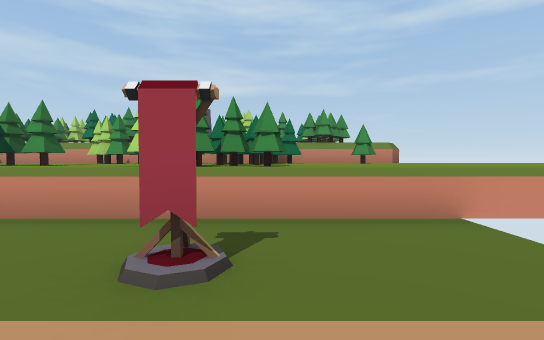
View 1 (above)

24 first-person views from a walk through a scene from a Unity 3-D project. The camera is 1.4 m above the floor, tilts 2° down and sees 85° across. The floor is counted in squares, 2 m on a side. Each view is taken from the middle of a square. On the plan, view 1 faces up. The plan holds only what a view shows up to about 10 squares ahead; the rest is blank. The place goes on beyond the plan.

View 2
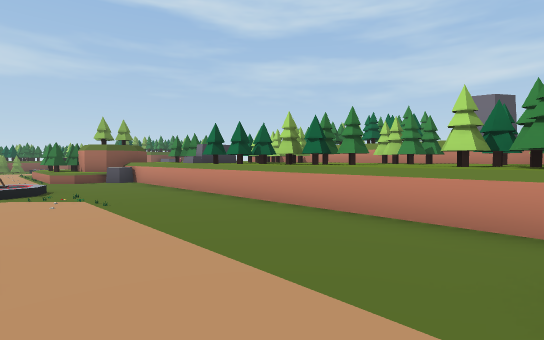

View 3
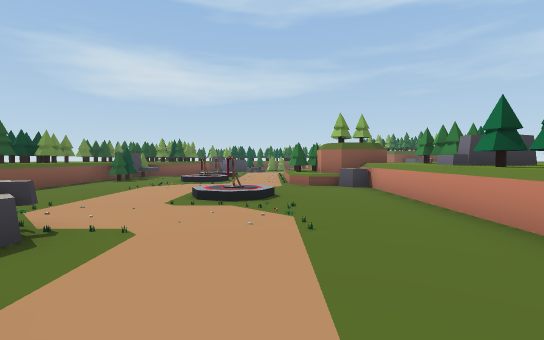

View 4
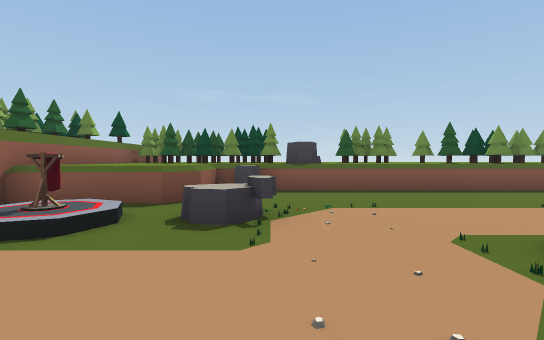

View 5
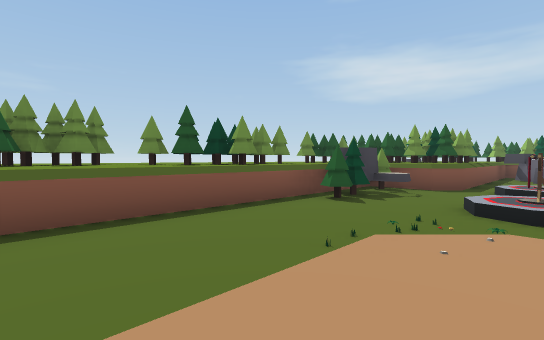

View 6
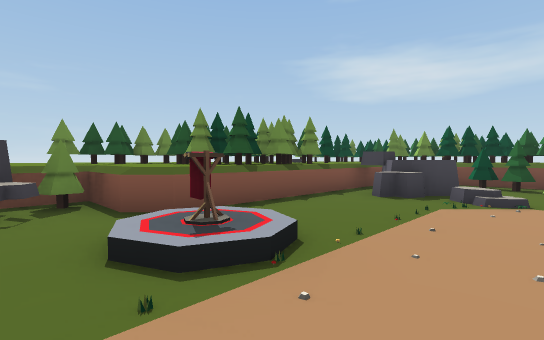

View 7
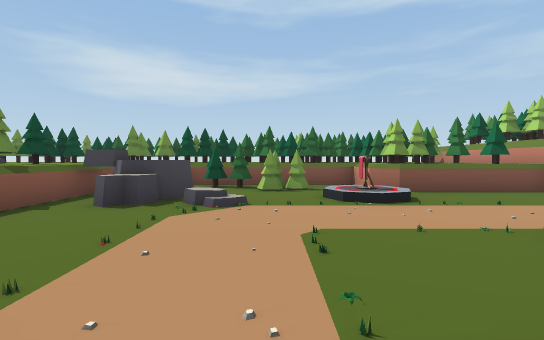

View 8
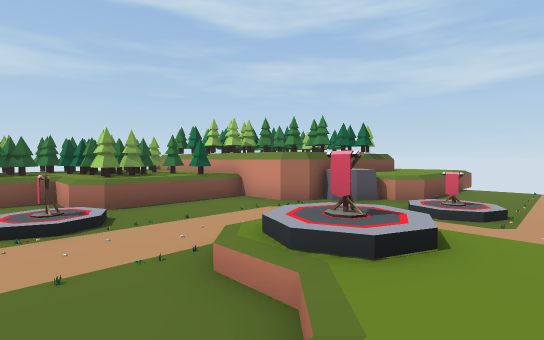

View 9
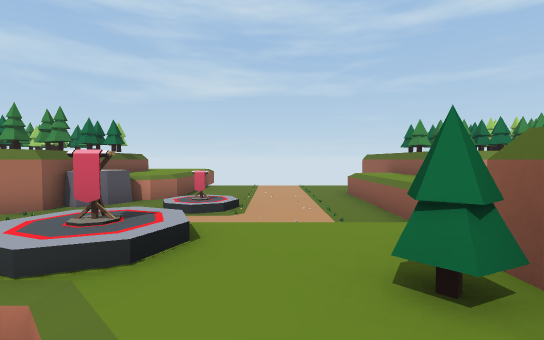

View 10
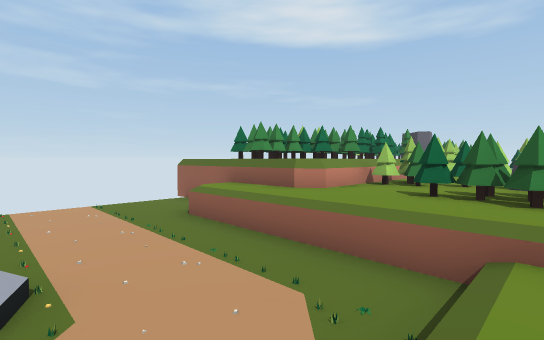

View 11
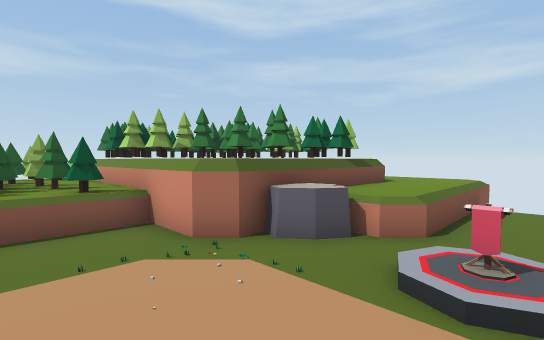

View 12
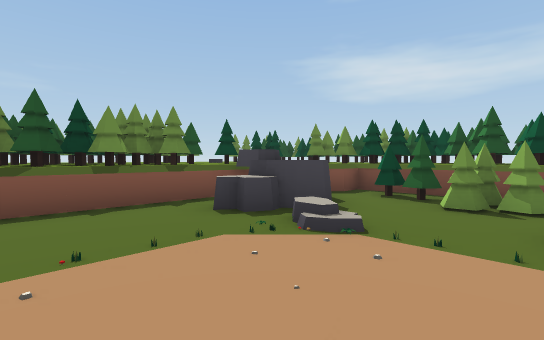

View 13
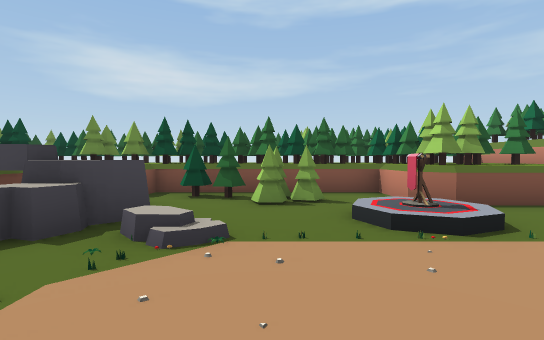

View 14
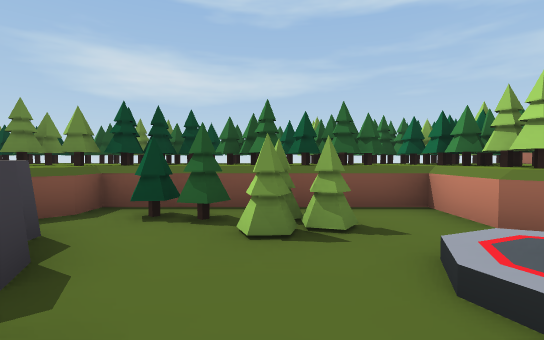

View 15
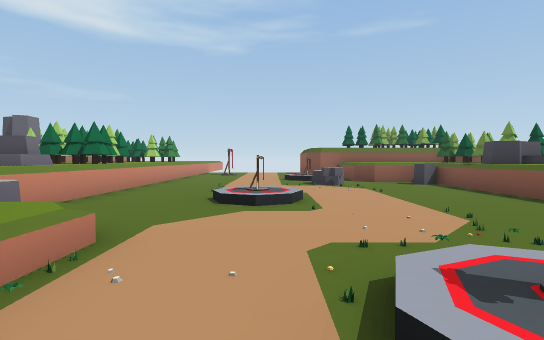

View 16
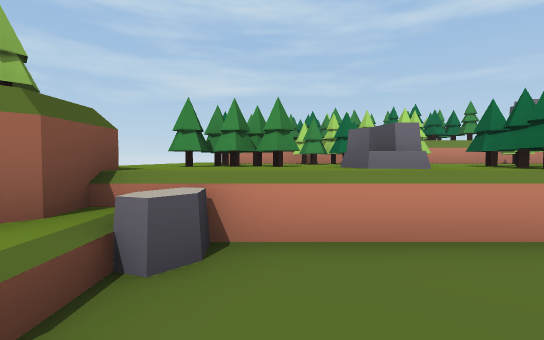

View 17
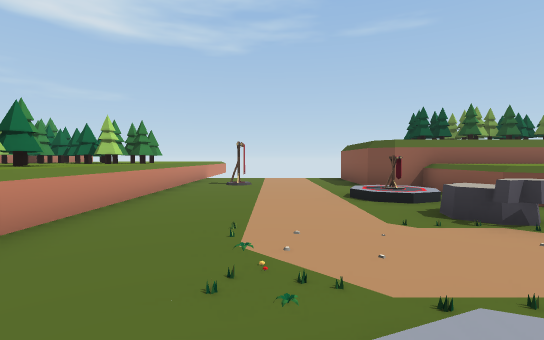

View 18
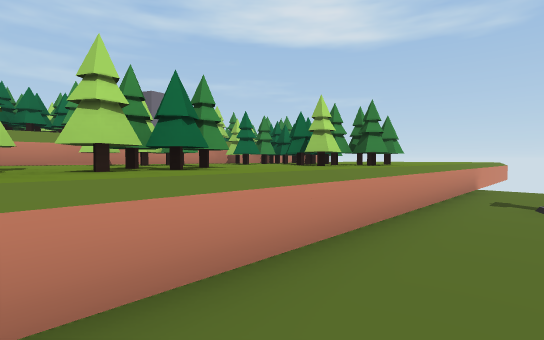

View 19
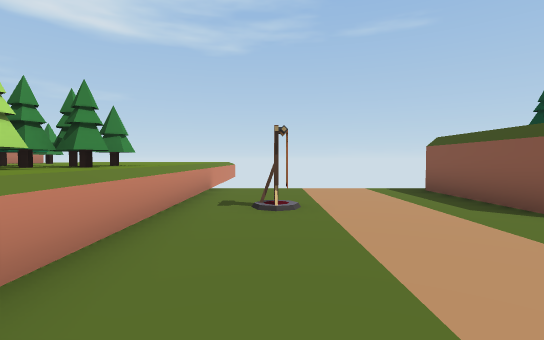

View 20
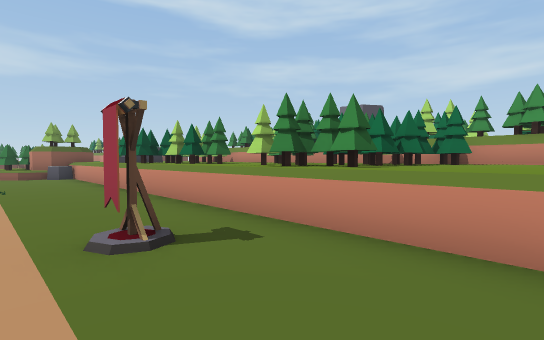

View 21
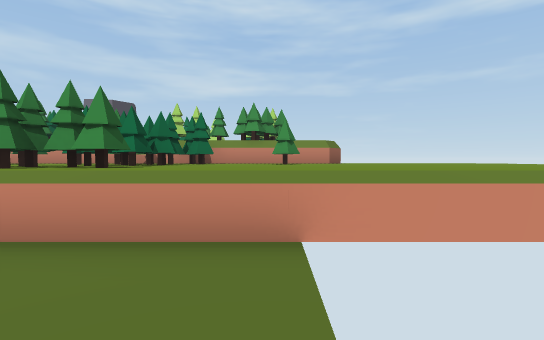

View 22
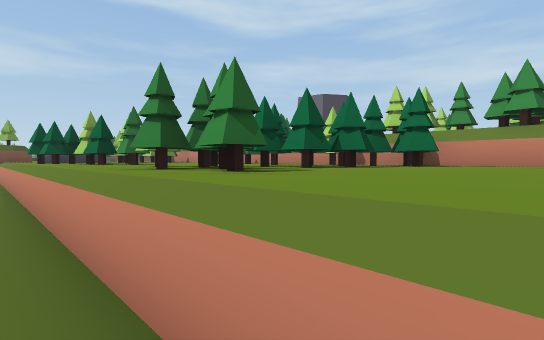

View 23
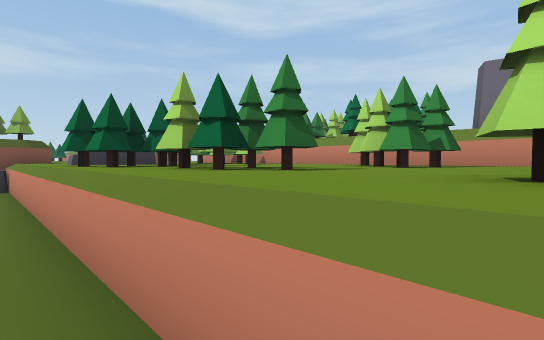

View 24
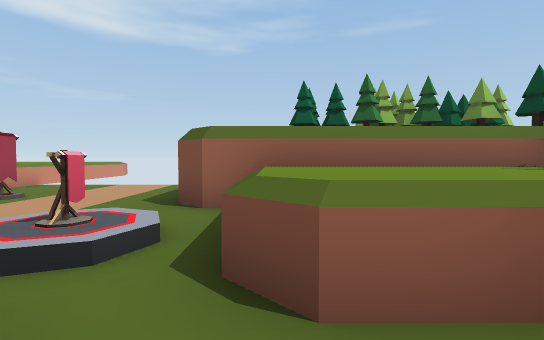

### Floor plan
Key: @ floor where view 1 was taken; # wall or solid block; . main floor; : floor 0.25 m higher than the main floor; + floor 0.5 m higher than the main floor; * floor 1 m higher than the main floor; % floor 1.25 m higher than the main floor; / step, stairs or slope; = window, fence, low wall or low ledge; ^ raised ledge; O other object.
Columns run from 26 left of view 1 to 4 right of it. Each row starts with its distance up from view 1.
 15       ^^^
 14       ^^^      #         OO
 13      ##^^......#
 12      #O^^......#  #  ^O    O
 11       ^^^....//#OOO^O^^   ^^
 10       #^^..../%^ OO OOOOO^^OO
  9 O OOO #O.///./%^^^O^^^OOOO^^O^#
  8 O O O##..O:../%%%OO%%OOO%OOOO
  7 O^^^^......../%%%OOO%%OOOOOOO%%
  6  OOOO..... .//%OOOOOOO%%OOO%%%%
  5 ^OO#^.../ /  /%OOOOOOOO%OOO%%%%
  4 OO#O^.../O* OOO%%%%OO%%%%OO%%%%
  3 ##O..O:.../  OOO.............
  2 OOO.///.../+OO+/.........O...
  1 O#O/O........................
  0 OO^OO.:..........O........@..
 -1 OOOOOOO.../O.O/.......O:.....
 -2 O#O^OO....//./......OO//.####
 -3 OOO ^O^O^^^...........^^=#
 -4 ^^ ^OO#OOO^OOO.......O^^^
 -5 O^^^^^^##^^^O^^^^^^O^O^^^
 -6  ^OO^^O#O^^^^^OO^^^OO^OO^
 -7  OO ^OO###OOOOOO^OOO^OOO#

Positions as (right, up) in squares from view 1, and headings:
1: (0, 0), facing up
2: (-1, 0), facing up-left
3: (-3, 1), facing left
4: (-6, 2), facing down
5: (-8, -1), facing down-left
6: (-14, 1), facing down-left
7: (-15, 1), facing left
8: (-15, 2), facing up-left
9: (-15, 2), facing up
10: (-16, 5), facing up-right
11: (-16, 5), facing up-left
12: (-17, 2), facing down-left
13: (-17, 1), facing left
14: (-19, 1), facing left
15: (-14, 0), facing right
16: (-10, 1), facing up
17: (-9, 1), facing right
18: (-6, 2), facing up-right
19: (-5, 2), facing right
20: (2, 1), facing up-left
21: (2, 1), facing up
22: (2, 3), facing up-left
23: (-2, 3), facing up-left
24: (-6, -3), facing right
